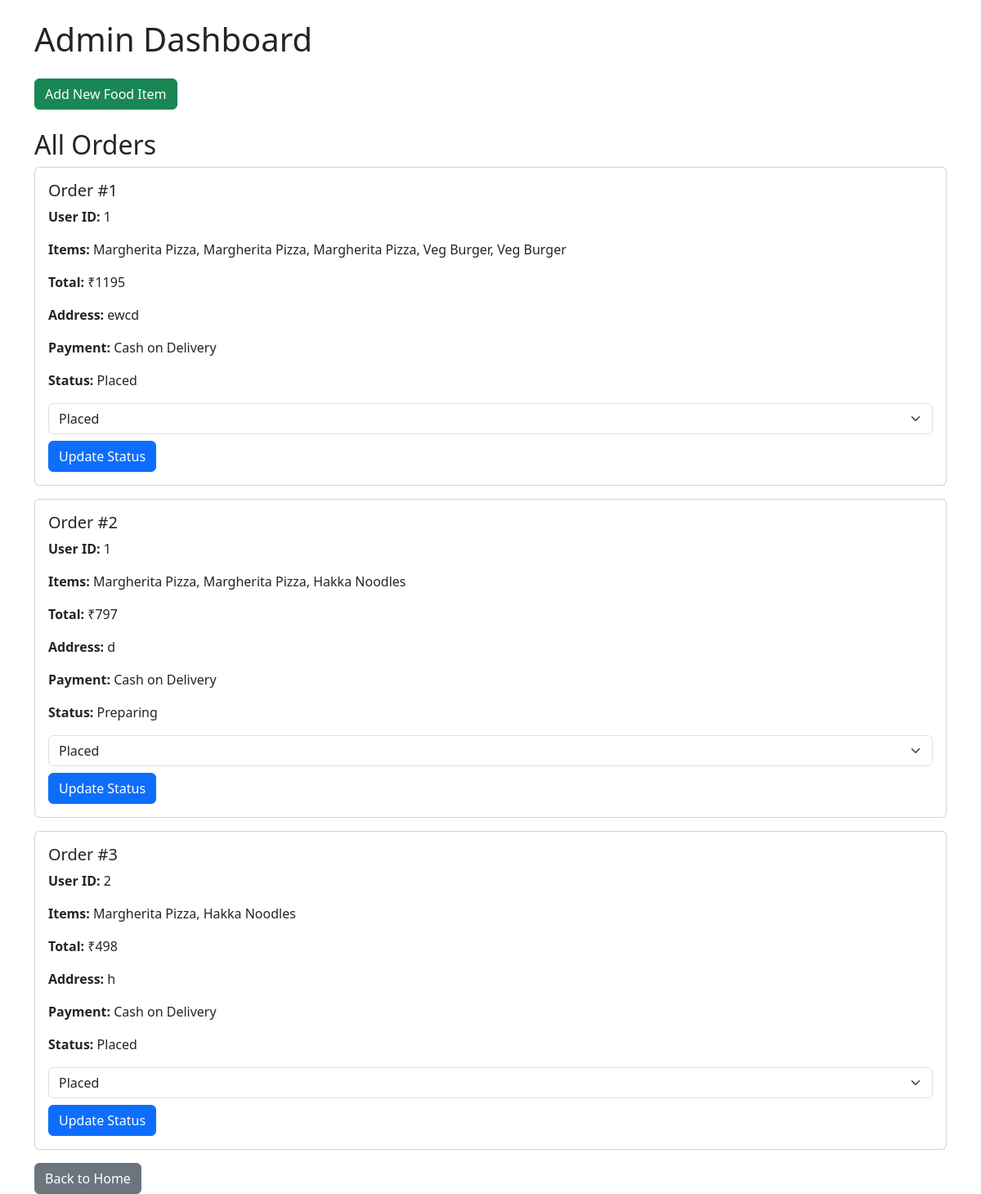
The page /admin (signed in) on the database its author committed.
### app.py (models this page shows)
class Order(db.Model):
    id = db.Column(db.Integer, primary_key=True)
    user_id = db.Column(db.Integer)
    items = db.Column(db.Text)
    total = db.Column(db.Integer)
    address = db.Column(db.Text)
    payment_id = db.Column(db.String(100))
    status = db.Column(db.String(50), default="Placed")

### app.py (the view)
@app.route("/admin")
@login_required
def admin():
    if current_user.role != "admin":
        return "Access denied"
    orders = Order.query.all()
    foods = FoodItem.query.all()
    return render_template("admin.html", orders=orders, foods=foods)

### app.py (called while the page is built)
@login_manager.user_loader
def load_user(user_id):
    return User.query.get(int(user_id))

### templates/admin.html (shortened to what this page needs)
<!DOCTYPE html>
<html>
<head>
    <link href="https://cdn.jsdelivr.net/npm/bootstrap@5.3.0/dist/css/bootstrap.min.css" rel="stylesheet">
</head>
<body>
<div class="container mt-4">
    <h1 class="mb-4">Admin Dashboard</h1>
    <a href="/add-food" class="btn btn-success mb-4">
        Add New Food Item
    </a>
    <h2>All Orders</h2>
    {% for order in orders %}
    <div class="card mb-3">
        <div class="card-body">
            <h5>Order #{{ order.id }}</h5>
            <p><strong>User ID:</strong> {{ order.user_id }}</p>
            <p><strong>Items:</strong> {{ order.items }}</p>
            <p><strong>Total:</strong> ₹{{ order.total }}</p>
            <p><strong>Address:</strong> {{ order.address }}</p>
            <p><strong>Payment:</strong> {{ order.payment_id }}</p>
            <p><strong>Status:</strong> {{ order.status }}</p>
            <form method="POST" action="/update-status/{{ order.id }}">
                <select class="form-select mb-2" name="status">
                    <option>Placed</option>
                </select>
                <button class="btn btn-primary">
                    Update Status
                </button>
            </form>
        </div>
    </div>
    {% endfor %}
    <a href="/" class="btn btn-secondary">
        Back to Home
    </a>
</div>
</body>
</html>

### rows shown on the page
Order: id "1", user_id "1", items "Margherita Pizza, Margherita Pizza, Margherita Pizza, Veg Burger, Veg Burger", total "1195", address "ewcd", payment_id "Cash on Delivery", status "Placed"
Order: id "2", user_id "1", items "Margherita Pizza, Margherita Pizza, Hakka Noodles", total "797", address "d", payment_id "Cash on Delivery", status "Preparing"
Order: id "3", user_id "2", items "Margherita Pizza, Hakka Noodles", total "498", address "h", payment_id "Cash on Delivery", status "Placed"
